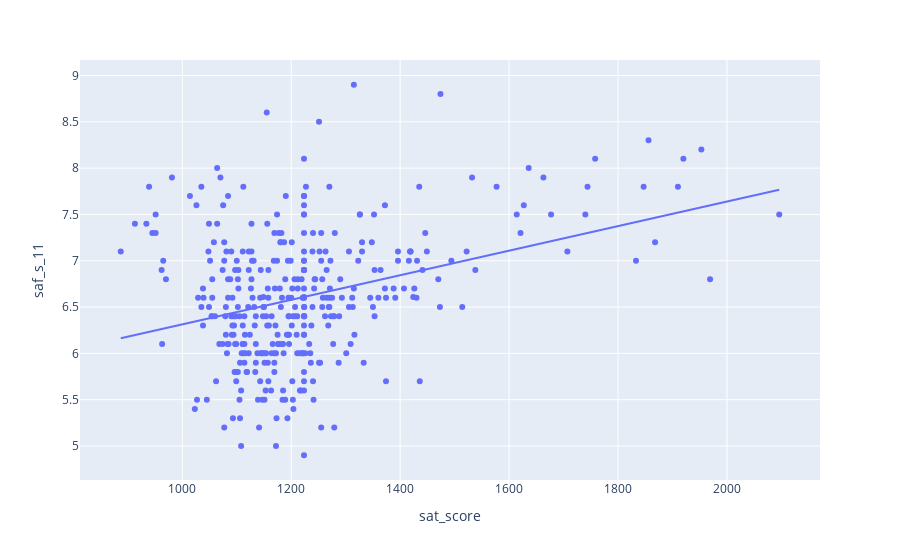

The notebook cell this image was saved under:
### Markdown cell above
### <center> Now let's take a close look at the safety score.

### Code cell
px.scatter(combined, y='saf_s_11', x='sat_score', trendline='ols')

### Figure 1 — Plotly figure (JSON) as saved in the notebook; plotly's stock layout.template omitted (floating-point values rounded to 4 significant figures; data arrays with more than 128 entries replaced by an {"elided": "..."} marker saying what was removed)
{"data": [{"hovertemplate": "sat_score=%{x}<br>saf_s_11=%{y}<extra></extra>", "legendgroup": "", "marker": {"color": "#636efa", "symbol": "circle"}, "mode": "markers", "name": "", "orientation": "v", "showlegend": false, "type": "scatter", "x": {"elided": "364 float values"}, "xaxis": "x", "y": {"elided": "364 float values"}, "yaxis": "y"}, {"hovertemplate": "<b>OLS trendline</b><br>saf_s_11 = 0.00132554 * sat_score + 4.98742<br>R<sup>2</sup>=0.113465<br><br>sat_score=%{x}<br>saf_s_11=%{y} <b>(trend)</b><extra></extra>", "legendgroup": "", "marker": {"color": "#636efa", "symbol": "circle"}, "mode": "lines", "name": "", "showlegend": false, "type": "scatter", "x": {"elided": "364 float values"}, "xaxis": "x", "y": {"elided": "364 float values"}, "yaxis": "y"}], "layout": {"legend": {"tracegroupgap": 0}, "margin": {"t": 60}, "xaxis": {"anchor": "y", "domain": [0, 1], "title": {"text": "sat_score"}}, "yaxis": {"anchor": "x", "domain": [0, 1], "title": {"text": "saf_s_11"}}}}
